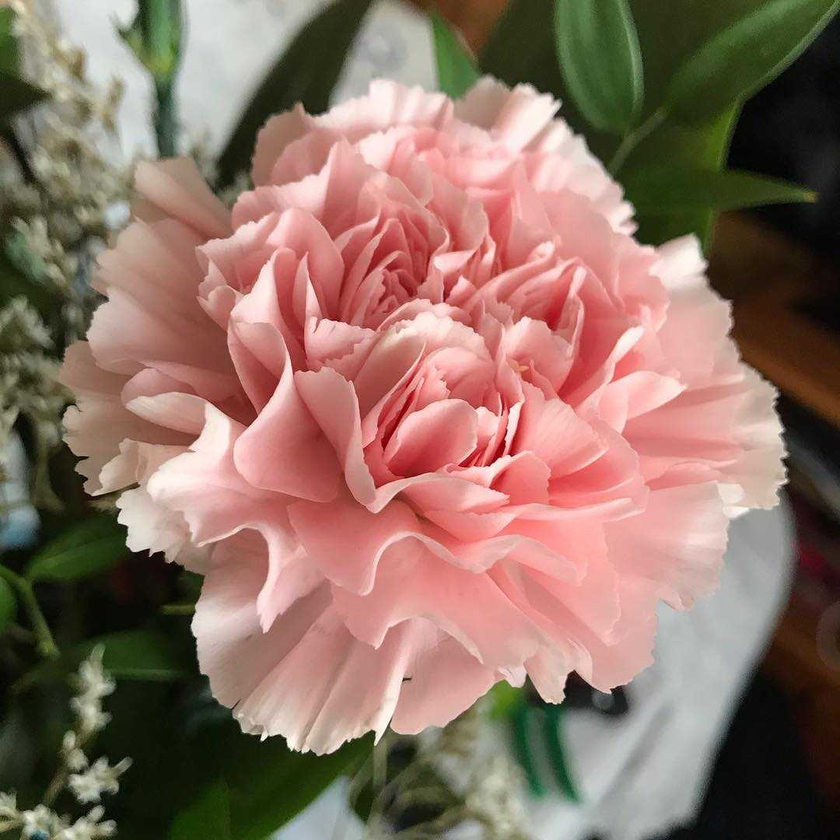
%> input picture Shrisha_IP/output/carnation.png, 840 x 840 px, shrunk from 1080 x 1080 before the run
$ octave lab15.m   (GNU Octave 9; MATLAB toolbox functions it lacks are replaced by stand-ins)
%> lines starting %> are read from the running program, lines starting %| are printed output that depends on the picture
clc;
clear;
close all;

% Read image
img = imread('carnation.png');
%> img is the input picture: size 840x840x3 uint8; mean R, G, B 141.8, 113.3, 100.8

% Convert to grayscale if RGB
if size(img,3)==3
    img = rgb2gray(img);
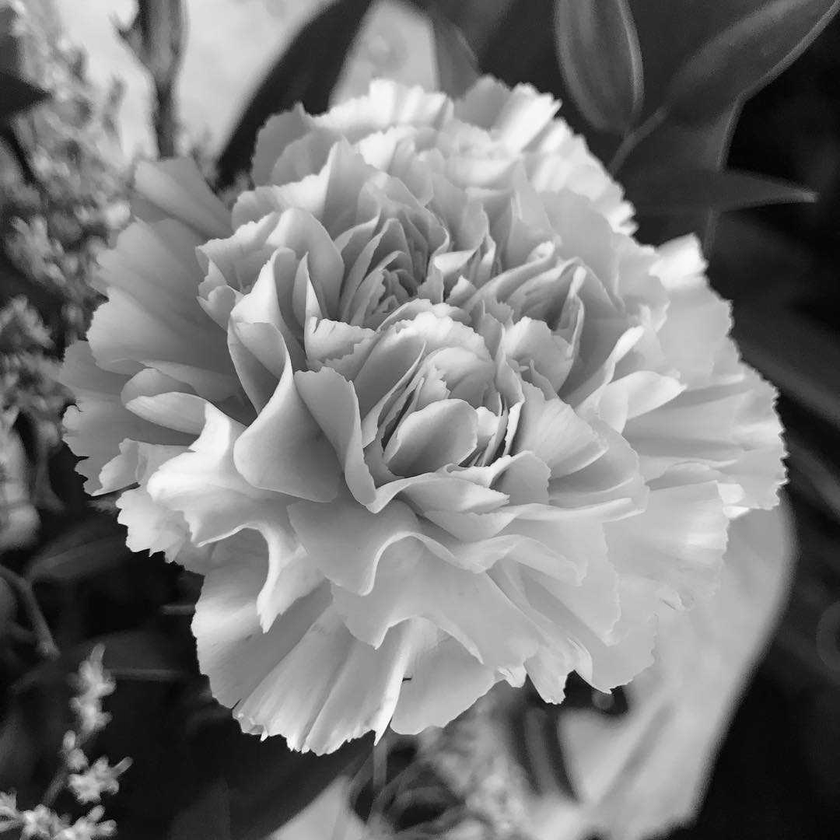
%> img: size 840x840 uint8; min 0, max 255, mean 120.4
end

% Convert to double
img = im2double(img);
%> img: size 840x840 double

% Roberts operator masks
Gx = [1 0; 0 -1];
Gy = [0 1; -1 0];

% Apply convolution
edge_x = conv2(img, Gx, 'same');
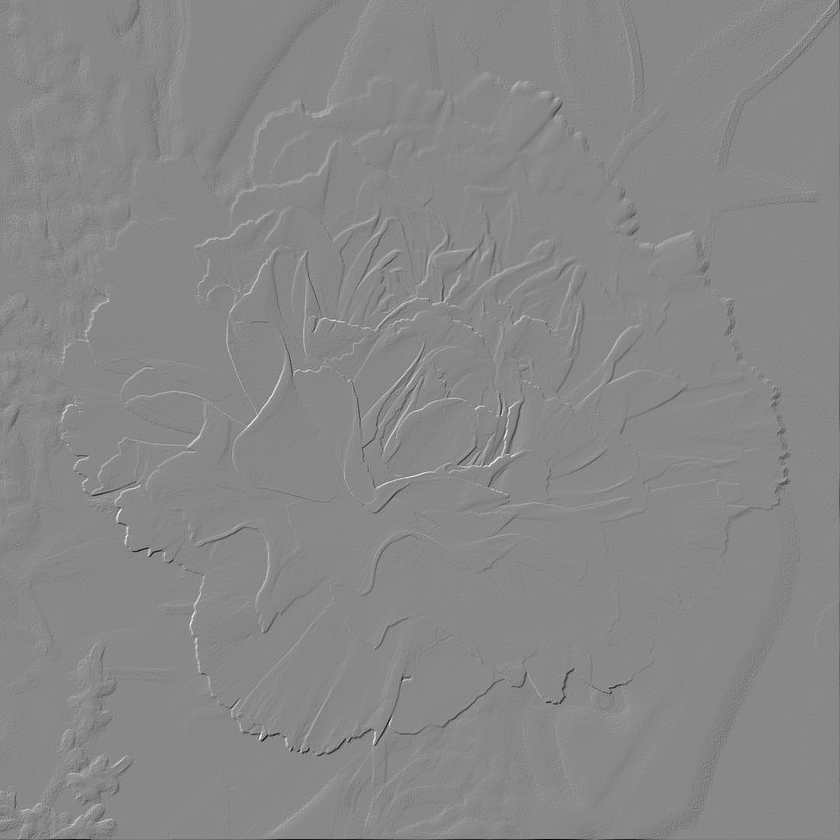
%> edge_x: size 840x840 double; min -0.894, max 0.776, mean -0.00086; drawn with min black and max white
edge_y = conv2(img, Gy, 'same');

% Edge magnitude
edge_img = sqrt(edge_x.^2 + edge_y.^2);
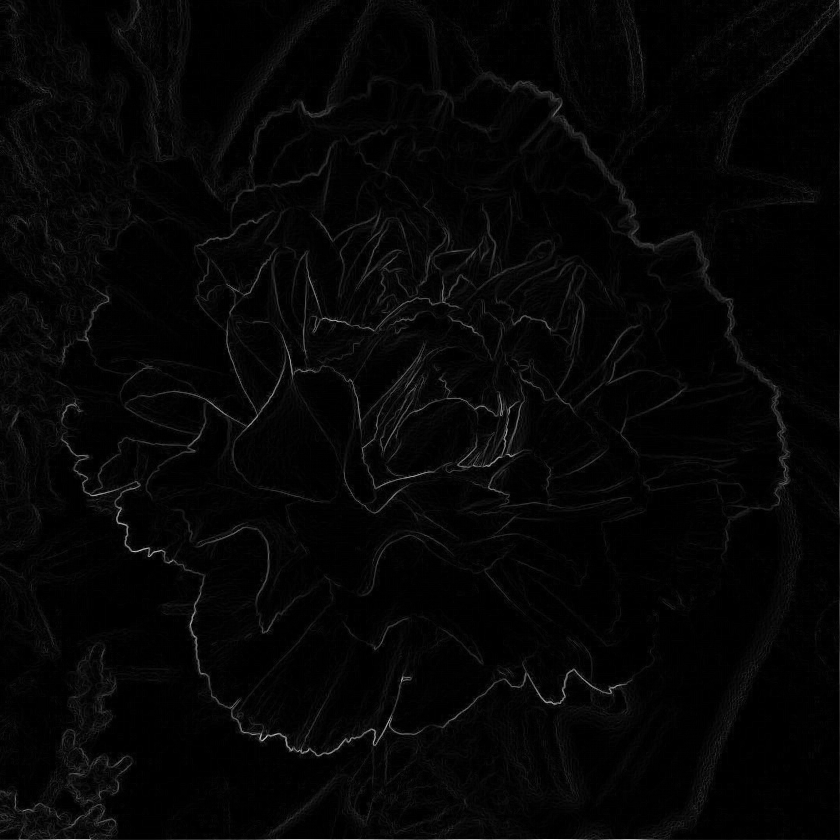
%> edge_img: size 840x840 double; min 0, max 1.2, mean 0.0279; drawn with min black and max white

% Display images
figure;

subplot(1,2,1);
imshow(img);
title('Original Image');

subplot(1,2,2);
imshow(edge_img);
title('Roberts Edge Detection');

% Save output
imwrite(edge_img,'roberts_edge_output.png');

$ run again, with Shrisha_IP/output/lab1.PNG copied over Shrisha_IP/output/carnation.png
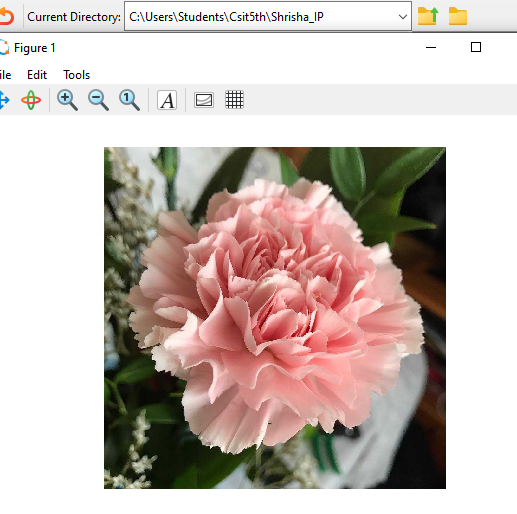
%> input picture Shrisha_IP/output/lab1.PNG, 517 x 514 px
%> img is the input picture: size 514x517x3 uint8; mean R, G, B 201.3, 188.7, 182.9
%> `edge_y = conv2(img, Gy, 'same');`:
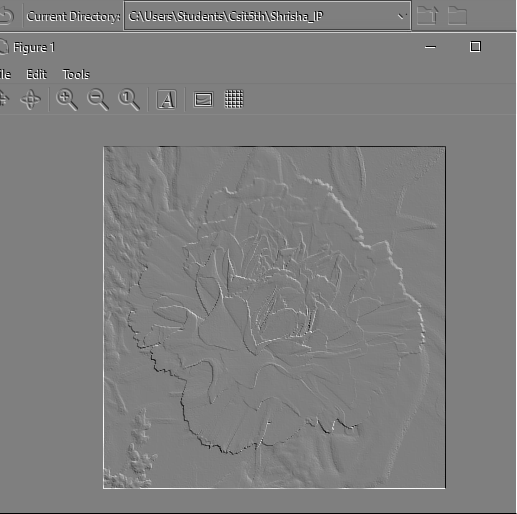
%> edge_y: size 514x517 double; min -1, max 1, mean -6.86e-06; drawn with min black and max white
%> `imshow(edge_img);`:
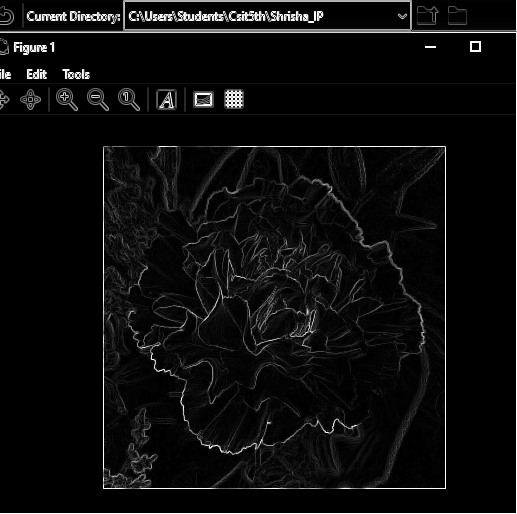
%> displayed picture: size 514x517, on the screen's scale of 0 to 255; min 0, max 255, mean 12.6
